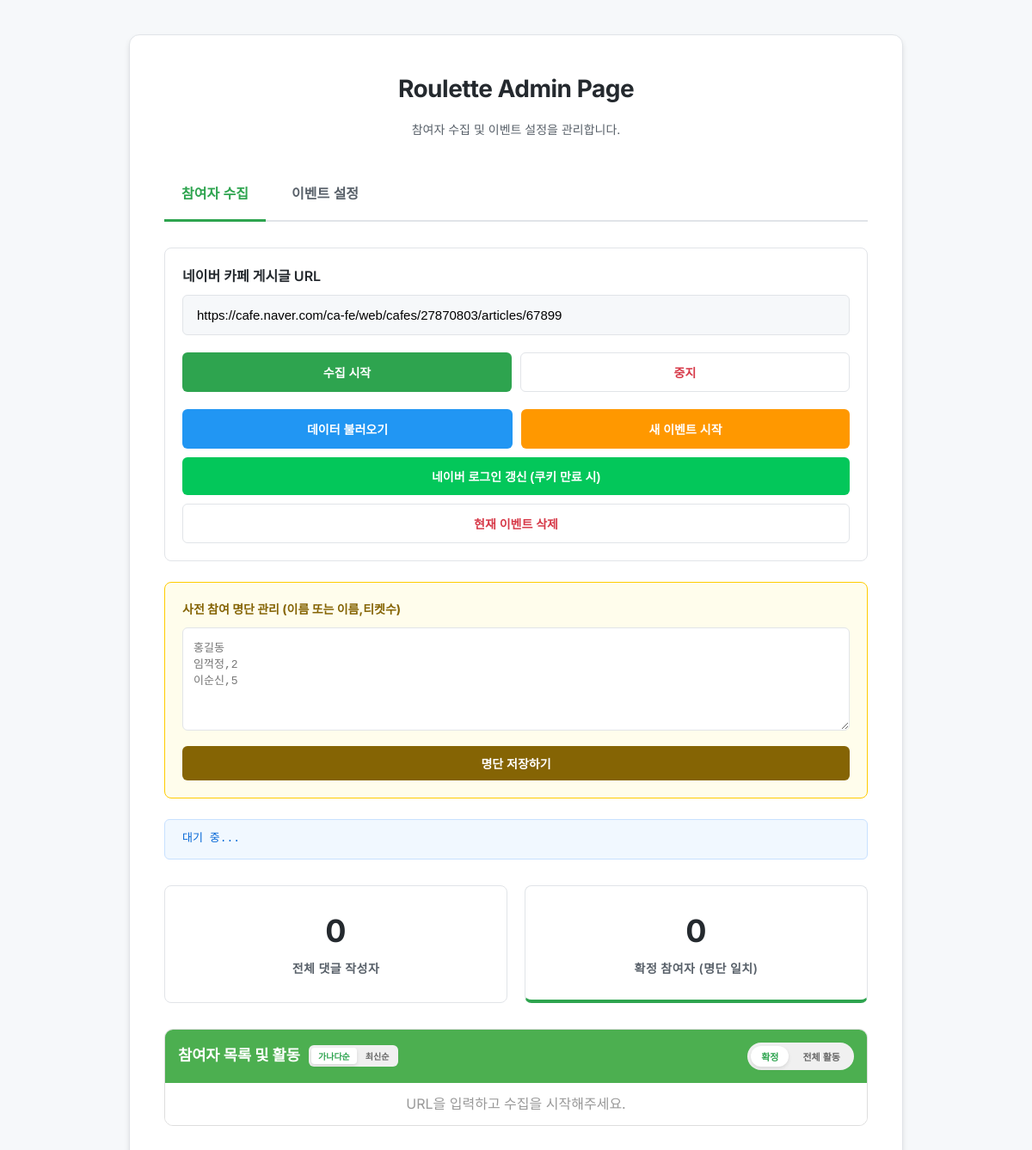
/monitor_page, run on an earlier commit of the app's database.
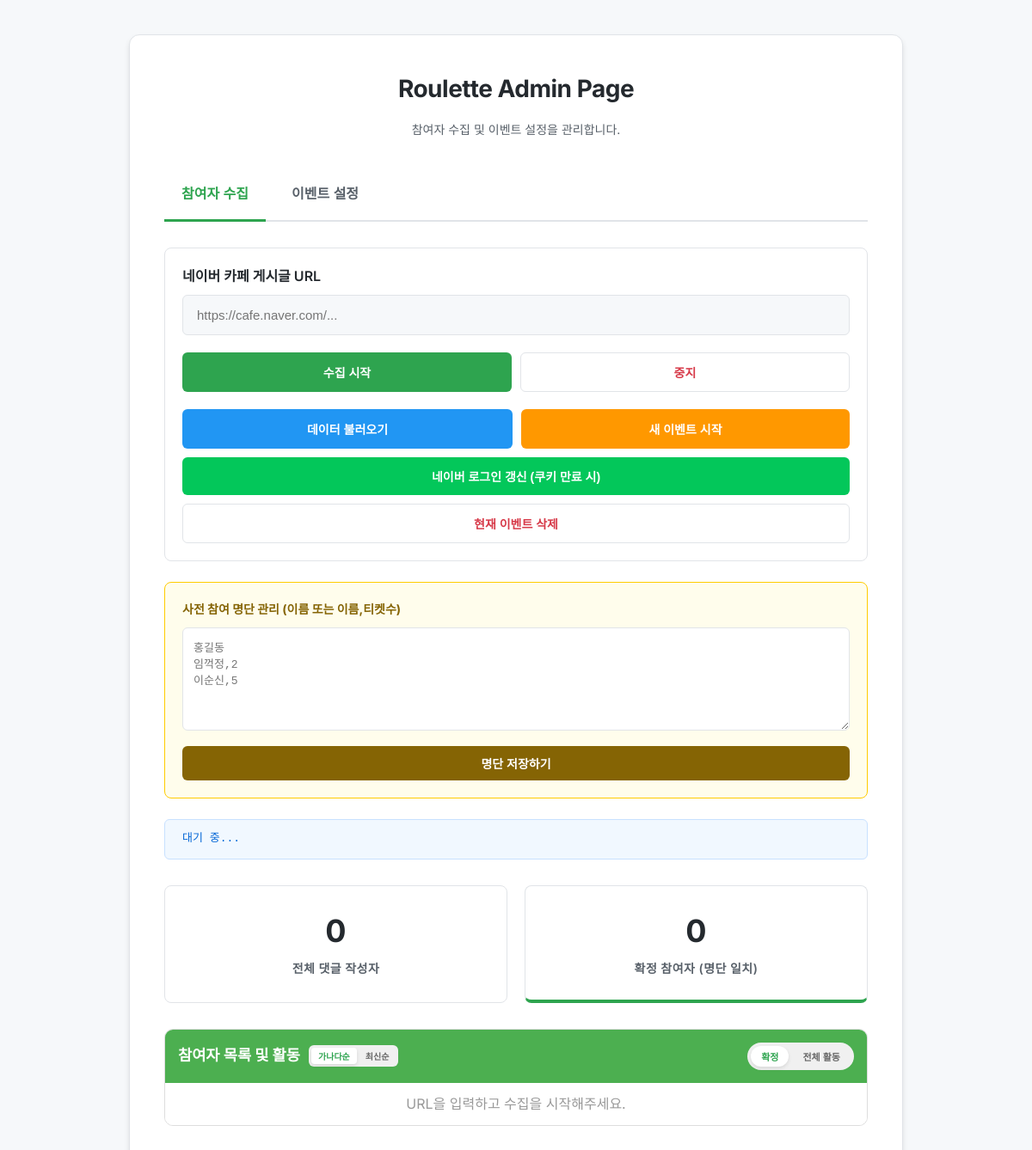
And on a later commit of the database.
### tables this page shows
CREATE TABLE posts (
                    url TEXT PRIMARY KEY,
                    last_comment_id TEXT,
                    updated_at TIMESTAMP DEFAULT CURRENT_TIMESTAMP
                , title TEXT, prizes TEXT, winners TEXT, allow_duplicates BOOLEAN DEFAULT 1, is_active BOOLEAN DEFAULT 0, allowed_list TEXT, memo TEXT);

### monitor_view.py (the view)
@monitor_bp.route('/monitor_page')
def monitor_page():
    try:
        current_url = db.get_active_url() or ''
    except:
        current_url = ''
    return render_template('monitor.html', current_url=current_url)

### comment_dart.py (called while the page is built)
@app.after_request
def add_header(response):
    response.headers['Cache-Control'] = 'no-cache, no-store, must-revalidate'
    response.headers['Pragma'] = 'no-cache'
    response.headers['Expires'] = '0'
    return response

### standalone_comment_monitor/db_handler.py (called while the page is built, shortened)
    def _get_connection(self):
        return sqlite3.connect(self.db_path)

    def get_active_url(self) -> str:
        try:
            with self._get_connection() as conn:
                cursor = conn.cursor()
                cursor.execute("SELECT url FROM posts WHERE is_active = 1 LIMIT 1")
                row = cursor.fetchone()
                if row:
                    return row[0]
        except Exception as e:
            print(f"DEBUG: [get_active_url SQLite Error] {e}")
        return None

### templates/monitor.html (shortened to what this page needs)
<!DOCTYPE html>
<html lang="ko">
<head>
</head>
<body>
    <div class="container">
        <header>
            <h1>Roulette Admin Page</h1>
            <p class="subtitle">참여자 수집 및 이벤트 설정을 관리합니다.</p>
        </header>
        <div class="tab-nav">
            <button class="tab-button active" onclick="openTab(event, 'tab-collection')">참여자 수집</button>
            <button class="tab-button" onclick="openTab(event, 'tab-settings')">이벤트 설정</button>
        </div>
        <div id="tab-collection" class="tab-content active">
            <div class="input-section">
                <div class="form-group">
                    <label for="url">네이버 카페 게시글 URL</label>
                    <input type="text" id="url" placeholder="https://cafe.naver.com/..." value="{{ current_url }}">
                </div>
                <div class="btn-grid">
                    <button onclick="startMonitoring()" id="startBtn" class="btn-main">수집 시작</button>
                    <button onclick="stopMonitoringUI()" id="stopBtn" disabled class="btn-danger">중지</button>
                </div>
                <div class="button-group">
                    <button onclick="toggleHistory()" class="btn-blue" style="background-color: #2196F3;">데이터
                        불러오기</button>
                    <button onclick="newEvent()" class="btn-outline"
                        style="background-color: #FF9800; color: white; border: none;">새 이벤트 시작</button>
                </div>
                <div style="margin-top: 10px;">
                    <button onclick="naverLogin()" class="btn-naver" style="width: 100%;">네이버 로그인 갱신 (쿠키 만료 시)</button>
                </div>
                <div style="margin-top: 10px;">
                    <button onclick="deleteEvent()" class="btn-outline"
                        style="width: 100%; color: var(--danger-color);">현재 이벤트 삭제</button>
                </div>
            </div>
            <div class="whitelist-section">
                <h4>사전 참여 명단 관리 (이름 또는 이름,티켓수)</h4>
                <textarea id="whitelist-input" placeholder="홍길동&#10;임꺽정,2&#10;이순신,5"></textarea>
                <button onclick="saveAllowedList()" class="btn-blue"
                    style="width: 100%; height: 40px; background-color: #856404; border: none; color: white;">명단
                    저장하기</button>
            </div>
            <div id="status">대기 중...</div>
            <div class="stats-grid">
                <div class="stat-card">
                    <h3 id="total-count">0</h3>
                    <p>전체 댓글 작성자</p>
                </div>
                <div class="stat-card active">
                    <h3 id="participant-count">0</h3>
                    <p>확정 참여자 (명단 일치)</p>
                </div>
            </div>
            <div class="participants-list">
                <div class="list-header" style="display: flex; align-items: center; justify-content: space-between;">
                    <div style="display: flex; align-items: center; gap: 10px;">
                        <span>참여자 목록 및 활동</span>
                        <div class="sort-controls"
                            style="display: flex; background: #f0f0f0; padding: 3px; border-radius: 6px; gap: 2px;">
                            <button onclick="setSortMode('alphabetical')" id="sort-abc" class="sort-btn active-sort"
                                style="border: none; padding: 2px 8px; border-radius: 4px; font-size: 10px; cursor: pointer;">가나다순</button>
                            <button onclick="setSortMode('newest')" id="sort-new" class="sort-btn"
                                style="border: none; background: transparent; padding: 2px 8px; border-radius: 4px; font-size: 10px; cursor: pointer; color: #666;">최신순</button>
                        </div>
                    </div>
                    <div class="view-toggle"
                        style="background: #f0f0f0; padding: 4px; border-radius: 20px; display: flex; gap: 4px; margin-left: auto;">
                        <button onclick="setViewMode('confirmed')" id="mode-confirmed" class="active-mode"
                            style="border: none; padding: 4px 12px; border-radius: 16px; font-size: 11px; cursor: pointer;">확정</button>
                        <button onclick="setViewMode('all')" id="mode-all"
                            style="border: none; background: transparent; padding: 4px 12px; border-radius: 16px; font-size: 11px; cursor: pointer; color: #666;">전체
                            활동</button>
                    </div>
                </div>
                <div id="list-content">
                    <div style="justify-content: center; color: #999;">URL을 입력하고 수집을 시작해주세요.</div>
                </div>
            </div>
        </div>
    </div>
</body>
</html>

What changed in the data, as far as the page shows it:
removed posts: url "https://cafe.naver.com/ca-fe/web/cafes/27870803/articles/67899"
